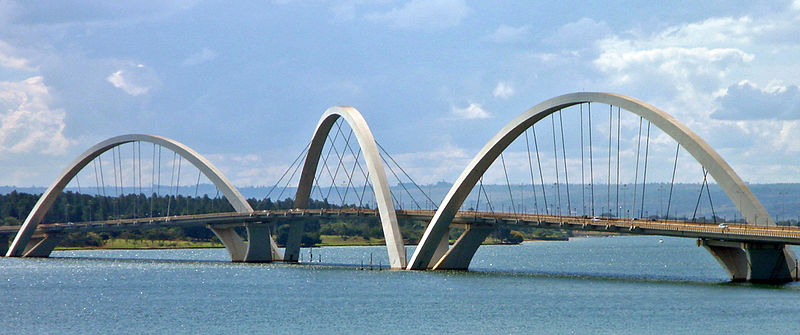
//> input picture exercicio8/ponte.jpg, 800 x 335 px
$ ./cannypoints ponte.jpg   (built with g++ and OpenCV 4)
//> lines starting //> are read from the running program, lines starting //| are printed output that depends on the picture; after the words box and inside, x2 and y2 are one past the last pixel; in counts of white or black regions, pixels touching at a corner belong together
#include <iostream>
#include "opencv2/opencv.hpp"
#include <fstream>
#include <iomanip>
#include <vector>
#include <algorithm>
#include <numeric>
#include <ctime>
#include <cstdlib>

using namespace std;
using namespace cv;

#define STEP 5
#define JITTER 3
#define RAIO 4

int top_slider = 120;
int top_slider_max = 200;

char TrackbarName[50];

vector<int> yrange;
vector<int> xrange;
Mat image, border, frame, points, clonePoints;
int width, height, gray;
int x, y;

// tag::on_trackbar_canny[]
void on_trackbar_canny(int, void*){
  Canny(image, border, top_slider, 3*top_slider);
  imwrite("bordaCanny.jpg", border);

  for(int i=0; i<height; i++){
    for(int j=0; j<width; j++){
      if(border.at<uchar>(i,j) >= 250){
        x = i+rand()%(2*JITTER)-JITTER+1;
        y = j+rand()%(2*JITTER)-JITTER+1;
        gray = image.at<uchar>(x,y);
        circle(border,
             cv::Point(y,x),
             RAIO-1,
             CV_RGB(gray,gray,gray),
             -1,
             cv::LINE_AA);
      }
    }
  }
  clonePoints = points.clone();
  //para pixels com valor maior que 50, a matriz clonePoints recebe o valor da matriz borda
  //ao usar a condicao "maior que 0", a imagem final ficava com muitos pixels escuros
  //ao redor dos circulos da borda
  for(int i=0; i<height; i++){
    for(int j=0; j<width; j++){
      if(border.at<uchar>(i,j) >= 50){
        clonePoints.at<uchar>(i,j) = border.at<uchar>(i,j);
      }
    }
  }
  imshow("canny", clonePoints);
  //imshow("canny", border);
}
// end::on_trackbar_canny[]

int main(int argc, char**argv){


  image= imread(argv[1],cv::IMREAD_GRAYSCALE);
//> image: 335 rows x 800 cols, CV_8UC1; min 0, max 255, mean 156.5

  width=image.size().width;
//> width = 800
  height=image.size().height;
//> height = 335

  xrange.resize(height/STEP);
//> xrange = 67 values from 0 to 0
  yrange.resize(width/STEP);
//> yrange = 160 values from 0 to 0

  iota(xrange.begin(), xrange.end(), 0);
//> xrange = 67 values from 0 to 66
  iota(yrange.begin(), yrange.end(), 0);
//> yrange = 160 values from 0 to 159

  for(uint i=0; i<xrange.size(); i++){
    xrange[i]= xrange[i]*STEP+STEP/2;
  }
//> after the loop, xrange = 67 values from 2 to 332

  for(uint i=0; i<yrange.size(); i++){
    yrange[i]= yrange[i]*STEP+STEP/2;
  }

  points = Mat(height, width, CV_8U, Scalar(255));

  random_shuffle(xrange.begin(), xrange.end());

  for(auto i : xrange){
    random_shuffle(yrange.begin(), yrange.end());
    for(auto j : yrange){
      x = i+rand()%(2*JITTER)-JITTER+1;
      y = j+rand()%(2*JITTER)-JITTER+1;
      gray = image.at<uchar>(x,y);
      circle(points,
             cv::Point(y,x),
             RAIO,
             CV_RGB(gray,gray,gray),
             -1,
             cv::LINE_AA);
    }
  }
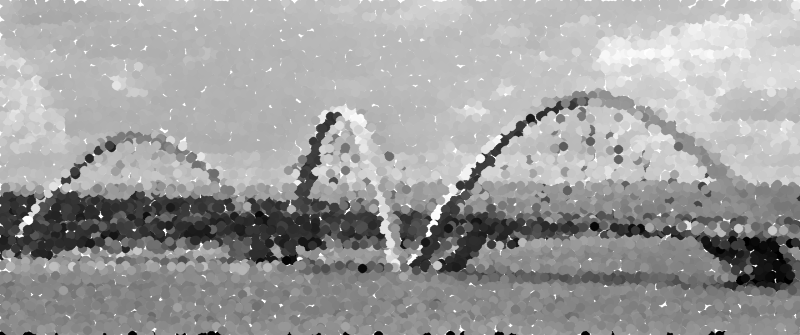
//> points: 335 rows x 800 cols, CV_8UC1; min 0, max 255, mean 157.3

  // tag::tirar_branco[]
  //para tirar os espaços entre os circulos
  //se o pixel for igual a 255, ele recebe a cor da imagem original
  for(int i=0; i<height; i++){
    for(int j=0; j<width; j++){
      if(points.at<uchar>(i,j) == 255){
        points.at<uchar>(i,j) = image.at<uchar>(i,j);
      }
    }
  }
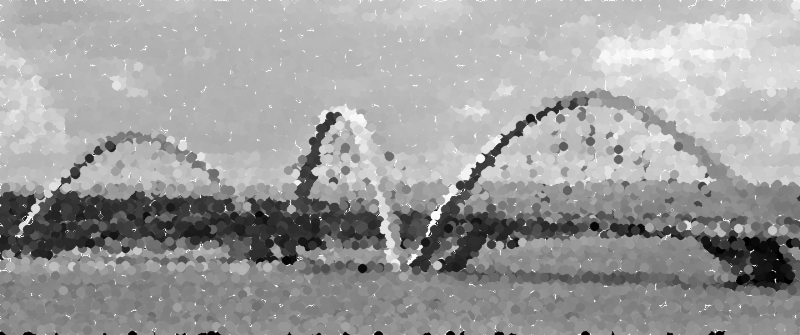
//> points: 335 rows x 800 cols, CV_8UC1; 0.29% of pixels changed, all inside (x1, y1, x2, y2) = (0, 0, 800, 335)
  // end::tirar_branco[]
  cv::imshow("original", image);
  cv::imshow("pontilhismo", points);

  sprintf( TrackbarName, "Threshold inferior", top_slider_max );

  namedWindow("canny",1);
  createTrackbar( TrackbarName, "canny",
                &top_slider,
                top_slider_max,
                on_trackbar_canny );

  on_trackbar_canny(top_slider, 0 );
//> in on_trackbar_canny, `Canny(image, border, top_slider, 3*top_slider);`:
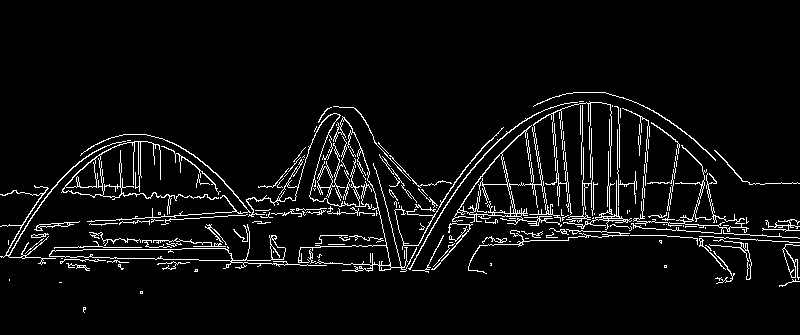
//> border: 335 rows x 800 cols, CV_8UC1; 5.2% white in thin lines or dots, all inside (x1, y1, x2, y2) = (0, 92, 800, 313)
//> after the loop in on_trackbar_canny, `for(int i=0; i<height; i++)`:
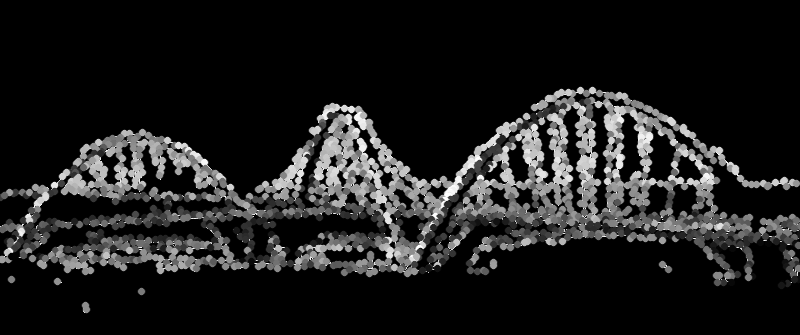
//> border: 335 rows x 800 cols, CV_8UC1; min 0, max 255, mean 29.5
//> after the loop in on_trackbar_canny, `for(int i=0; i<height; i++)`:
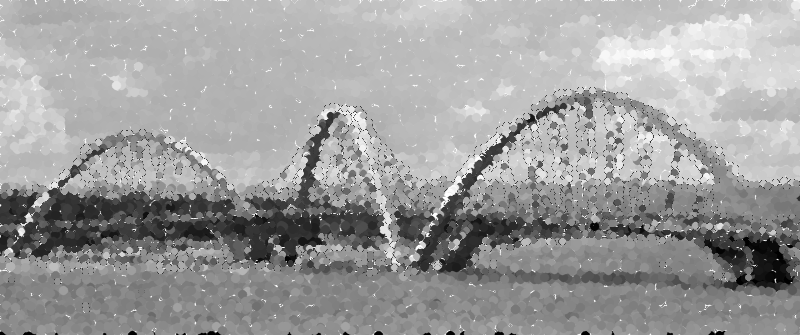
//> clonePoints: 335 rows x 800 cols, CV_8UC1; 19.89% of pixels changed, all inside (x1, y1, x2, y2) = (0, 87, 800, 313)

  waitKey();
//> after the loop in on_trackbar_canny (call 2), `for(int i=0; i<height; i++)`:
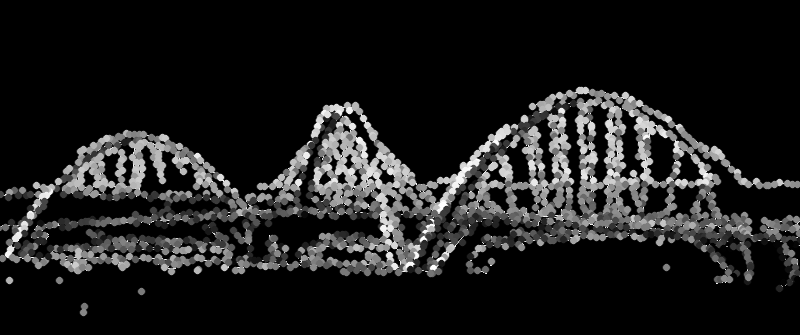
//> border: 335 rows x 800 cols, CV_8UC1; min 0, max 255, mean 28.9
//> after the loop in on_trackbar_canny (call 2), `for(int i=0; i<height; i++)`:
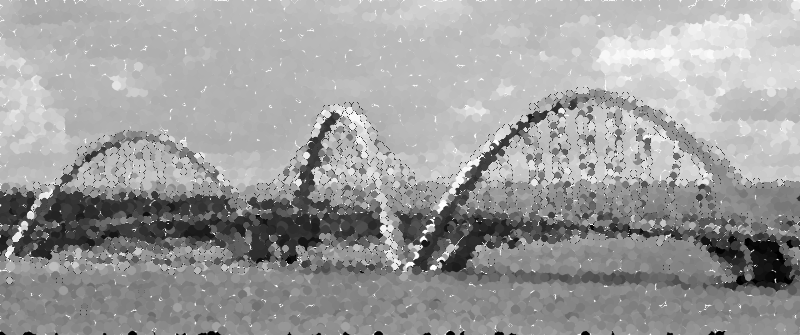
//> clonePoints: 335 rows x 800 cols, CV_8UC1; 19.41% of pixels changed, all inside (x1, y1, x2, y2) = (0, 87, 800, 316)
  imwrite("originalCinza.jpg", image);
  imwrite("bordaPontilhismo.jpg", border);
  imwrite("Pontilhismo.jpg", points);
  imwrite("resultado.jpg", clonePoints);
  return 0;
}
